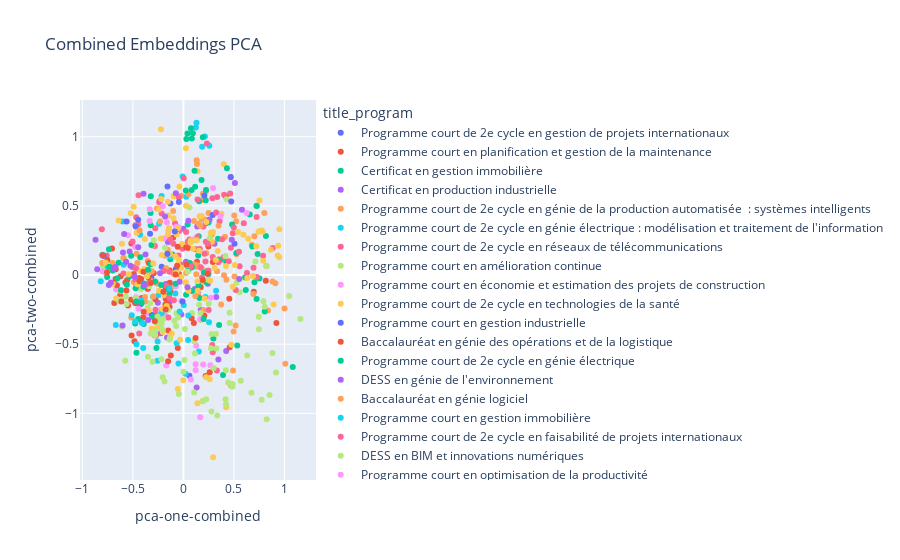

Here is the notebook cell this chart was saved with:
### Code cell
pca = PCA(n_components=2)
combined_pca_result = pca.fit_transform(combined_embeddings)
combined_df['pca-one-combined'] = combined_pca_result[:, 0]
combined_df['pca-two-combined'] = combined_pca_result[:, 1]

# Plot the program embeddings
fig = px.scatter(
    combined_df,
    x='pca-one-combined',
    y='pca-two-combined',
    color='title_program',
    hover_data=['title_program', 'title_course'],
    title='Combined Embeddings PCA'
)
fig.show()
